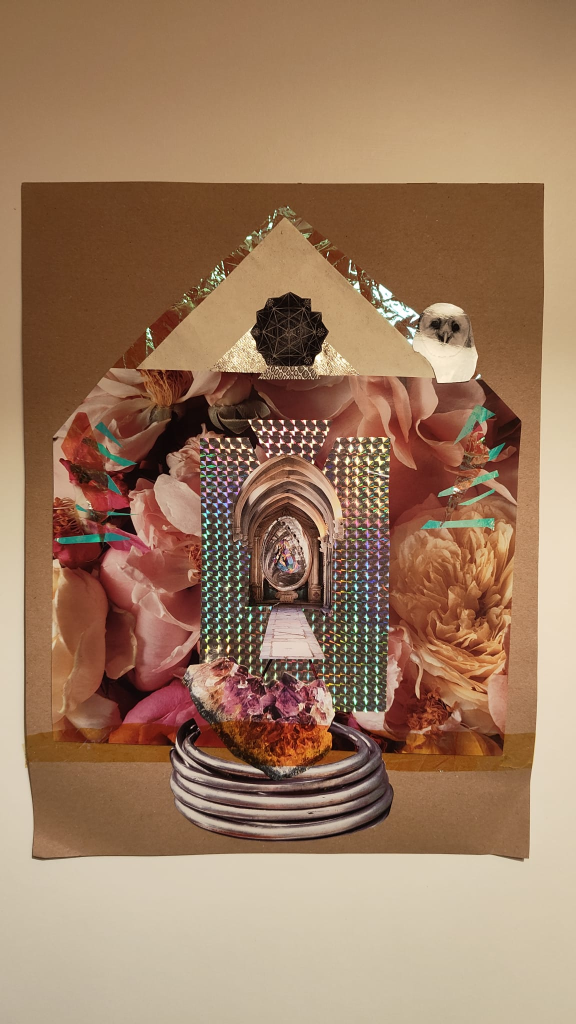
#> input picture art-source/collage-photo-original.jpg, 1152 x 2048 px (shown at 1/2 size)
$ python prepare_portal_layers.py
#> lines starting #> are read from the running program, lines starting #| are printed output that depends on the picture
#!/usr/bin/env python3
"""
Prepare the Scintillart portal depth layers from the collage photograph.

Honest scope: the collage only exists as ONE flattened photograph. This script
does not invent image detail. It
  1. rectifies the photographed kraft paper (perspective correction),
  2. applies the masks in art-source/masks/ (machine-assisted cut-outs:
     hand-traced polygons refined with OpenCV GrabCut),
  3. exports each masked region as a tightly cropped, transparent WebP whose
     position is recorded in normalised collage coordinates, so every fragment
     lines up exactly with the original composition,
  4. fills the area of each fragment that is covered by a higher fragment with a
     dark, heavily blurred "recess" tone (derived from the surrounding pixels, no
     invented detail). When the stack separates, gaps read as shadowed hollows
     behind raised paper, instead of showing the same cut-out twice,
  5. writes public/portal/manifest.json, read by the PortalScene.

Masks can be refined by hand in any image editor (white = keep) and this script
re-run. When genuine photographed/scanned cut-outs exist, replace the masks or
the exported WebPs directly. See README "Artwork assets".

Usage:  python3 scripts/prepare_portal_layers.py
Needs:  pip install opencv-python-headless numpy pillow
"""
import json
from pathlib import Path

import cv2
import numpy as np
from PIL import Image

ROOT = Path(__file__).resolve().parent.parent
SRC = ROOT / "art-source" / "collage-photo-original.jpg"
MASKS = ROOT / "art-source" / "masks"
OUT = ROOT / "public" / "portal"

# Corners of the kraft sheet in the original photo (TL, TR, BR, BL), measured by hand.
PHOTO_CORNERS = [[44, 365], [1087, 367], [1059, 1717], [65, 1715]]
SHEET_W, SHEET_H, MARGIN = 1020, 1350, 24  # rectified sheet size + margin for handmade edges

# Back to front. depth = distance in front of the paper, in units of collage height.
LAYERS = [
    ("flowers", 0.030, "Floral field"),
    ("roof", 0.050, "Foil roof and geometric star"),
    ("foil", 0.085, "Holographic panel"),
    ("owl", 0.100, "Owl"),
    ("doorway", 0.125, "Architectural doorway"),
    ("coils", 0.160, "Silver coils"),
    ("crystal", 0.200, "Crystal"),
]
# Layers whose material is reflective: the shader adds a restrained moving highlight.
REFLECTIVE = {"roof": 0.55, "foil": 1.0, "coils": 0.45, "crystal": 0.35}

# Portal geometry in rectified pixel coordinates (measured on the doorway image).
APERTURE = {"cx": 538, "cy": 750, "rx": 44, "ry": 75}         # the mirrored egg at the end of the corridor
ARCH = {"x0": 480, "x1": 598, "top": 640, "bottom": 838}      # innermost pointed arch around it

SCALES = {"": 1.0, "-sm": 0.5}


def rectify():
    im = cv2.imread(str(SRC))
#> im is the input picture: shape (2048, 1152, 3); mean B, G, R 97.1, 123.6, 157.4
    dst = np.float32([[MARGIN, MARGIN], [MARGIN + SHEET_W, MARGIN],
                      [MARGIN + SHEET_W, MARGIN + SHEET_H], [MARGIN, MARGIN + SHEET_H]])
    P = cv2.getPerspectiveTransform(np.float32(PHOTO_CORNERS), dst)
    size = (SHEET_W + 2 * MARGIN, SHEET_H + 2 * MARGIN)
    return cv2.warpPerspective(im, P, size, flags=cv2.INTER_LANCZOS4, borderMode=cv2.BORDER_REPLICATE)
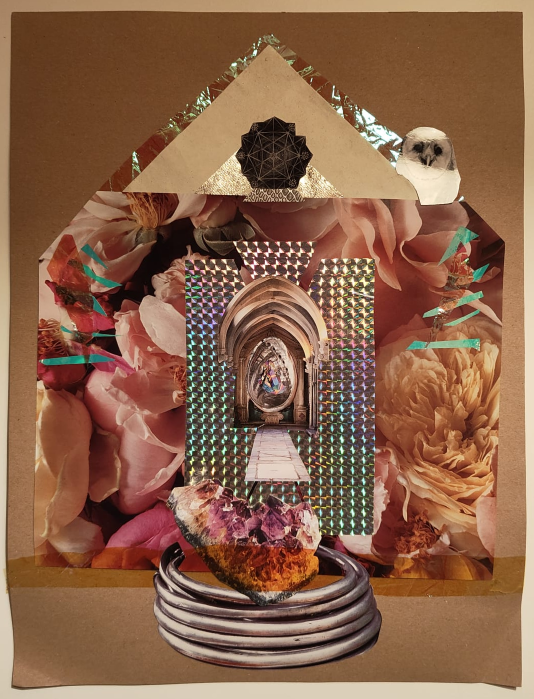
#> returned value: shape (1398, 1068, 3) (shown at 1/2 size); mean of channels 0, 1, 2 73.6, 98.2, 138.1; drawn as B, G, R


def feather(mask):
    # 1px anti-aliased edge so cut-paper borders don't alias when scaled in WebGL.
    return cv2.GaussianBlur(mask, (3, 3), 0)


def recess_fill(rgb, region):
    """Replace `region` with a dark, very soft tone taken from the surroundings."""
    inner = cv2.erode(region, np.ones((11, 11), np.uint8))  # keep a margin under the upper layer's edge
    soft = cv2.GaussianBlur(inner, (0, 0), 3).astype(np.float32)[..., None] / 255.0
    tone = cv2.GaussianBlur(rgb, (0, 0), 28).astype(np.float32) * 0.46
    return (rgb.astype(np.float32) * (1 - soft) + tone * soft).astype(np.uint8)


def save_rgba(rgb, alpha, path, scale, quality=86):
    rgba = np.dstack([cv2.cvtColor(rgb, cv2.COLOR_BGR2RGB), alpha])
    im = Image.fromarray(rgba, "RGBA")
    if scale != 1.0:
        im = im.resize((max(1, round(im.width * scale)), max(1, round(im.height * scale))), Image.LANCZOS)
    im.save(path, "WEBP", quality=quality, method=6)
    return im.size


def main():
    OUT.mkdir(parents=True, exist_ok=True)
    rect = rectify()
    H, W = rect.shape[:2]
#> H = 1398; W = 1068
    paper = cv2.imread(str(MASKS / "paper.png"), 0)
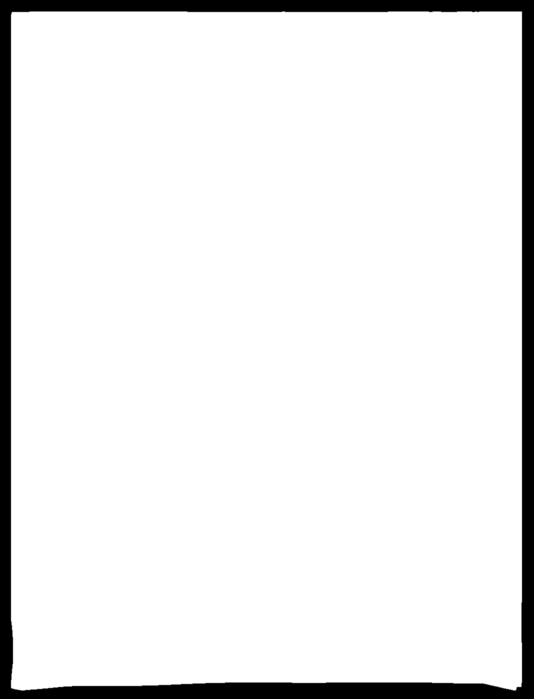
#> input picture art-source/masks/paper.png, 1068 x 1398 px (shown at 1/2 size)
#> paper is the input picture: shape (1398, 1068); min 0, max 255, mean 234.8

    manifest = {
        "width": W, "height": H,
        "aperture": {k: v / (W if k in ("cx", "rx") else H) for k, v in APERTURE.items()},
        "arch": {"x0": ARCH["x0"] / W, "x1": ARCH["x1"] / W, "top": ARCH["top"] / H, "bottom": ARCH["bottom"] / H},
        "layers": [],
    }

    masks = {}
    for name, _, _ in LAYERS:
#> (the run stopped early here; a loop or call above may not have finished)
